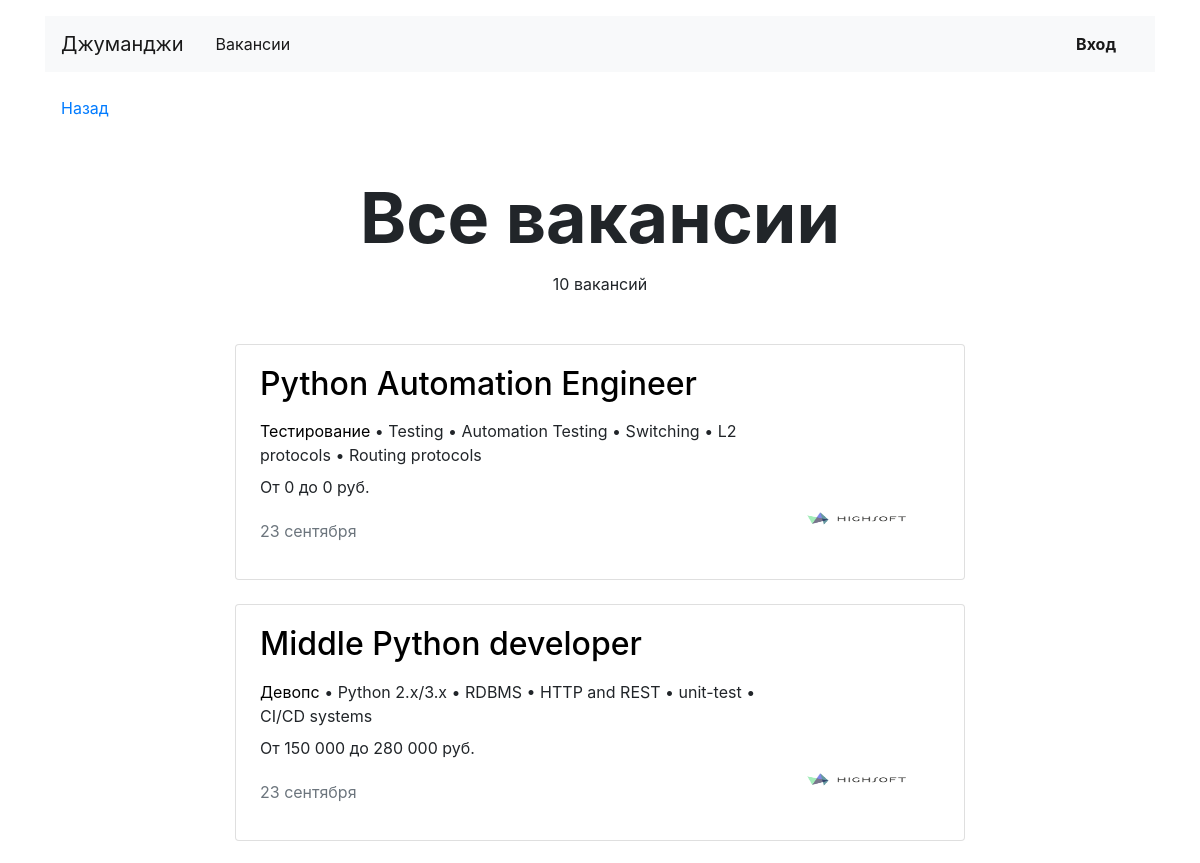
Page /vacancies/ (upper part) on the earlier database version.
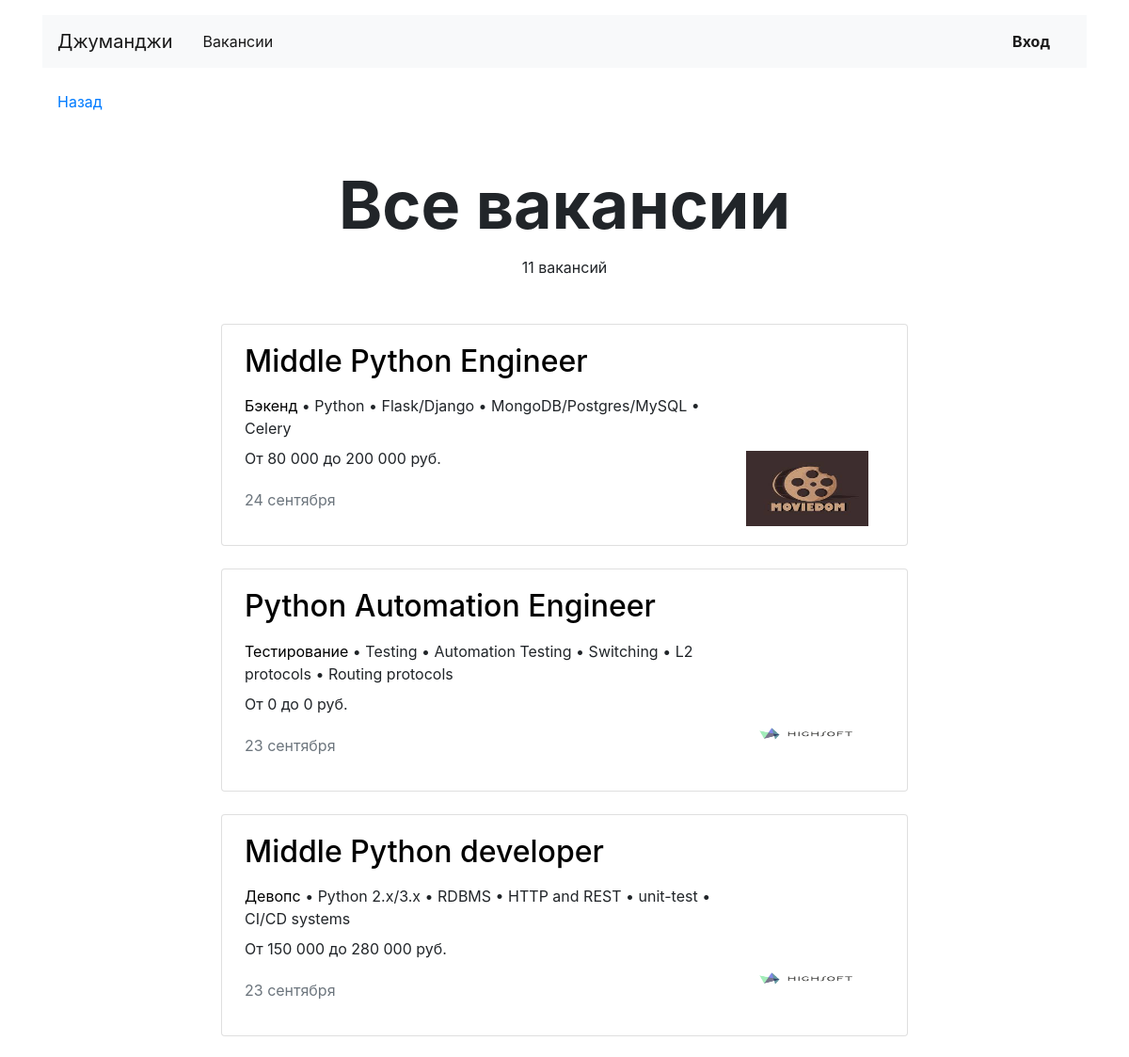
Same page on the later database version.
### catalog/models.py (models this page shows)
class Vacancy(models.Model):
    title = models.CharField(max_length=255, verbose_name='Название вакансии')
    specialty = models.ForeignKey(
        'Specialty',
        related_name='vacancies',
        on_delete=models.CASCADE,
        verbose_name='Специализация',
    )
    company = models.ForeignKey(
        'Company',
        related_name='vacancies',
        on_delete=models.CASCADE,
        verbose_name='Компания',
    )
    skills = models.TextField(verbose_name='Навыки')
    description = models.TextField(verbose_name='Текст')
    salary_min = models.PositiveIntegerField(verbose_name='Зарплата от')
    salary_max = models.PositiveIntegerField(verbose_name='Зарплата до')
    published_at = models.DateTimeField(verbose_name='Опубликовано')
    class Meta:
        verbose_name = 'вакансию'
        verbose_name_plural = 'вакансии'
        ordering = ('-published_at',)
    def __str__(self):
        return self.title

class Specialty(models.Model):
    code = models.SlugField(unique=True, verbose_name='Код')
    title = models.CharField(unique=True, max_length=255, verbose_name='Название')
    picture = models.ImageField(upload_to=settings.MEDIA_SPECIALITY_IMAGE_DIR, verbose_name='Картинка')
    class Meta:
        verbose_name = 'специализацию'
        verbose_name_plural = 'специализации'
    def __str__(self):
        return self.title

class Company(models.Model):
    name = models.CharField(unique=True, max_length=255, verbose_name='Название')
    location = models.CharField(max_length=255, verbose_name='Город')
    logo = models.ImageField(upload_to=settings.MEDIA_COMPANY_IMAGE_DIR, verbose_name='Логотипчик')
    description = models.TextField(verbose_name='Информация о компании')
    employee_count = models.PositiveIntegerField(verbose_name='Количество сотрудников')
    owner = models.OneToOneField(User, on_delete=models.CASCADE, verbose_name='Владелец')
    class Meta:
        verbose_name = 'компанию'
        verbose_name_plural = 'компании'
    def __str__(self):
        return self.name

### catalog/job_seeker_views.py (the view)
# urls.py: path('vacancies/', job_seeker_views.VacancyList.as_view(), name='vacancies_list'),
class VacancyList(ListView):
    queryset = Vacancy.objects.select_related('company', 'specialty')
    context_object_name = 'vacancies'
    template_name = 'catalog/job_seeker/vacancies_list.html'
    extra_context = {'vacancies_category': 'Все вакансии'}

### catalog/templatetags/catalog_filters.py (called while the page is built)
@register.filter
def ending(number, word):
    none_value = {'вакансия': 'Нет вакансий', 'человек': ''}
    if not number:
        return none_value[word]
    vacancies = {
        '1': 'вакансия',
        '2': 'вакансии', '3': 'вакансии', '4': 'вакансии',
        '5': 'вакансий', '6': 'вакансий', '7': 'вакансий',
        '8': 'вакансий', '9': 'вакансий', '0': 'вакансий',
    }
    people = {
        '1': 'человек',
        '2': 'человека', '3': 'человека', '4': 'человека',
        '5': 'человек', '6': 'человек', '7': 'человек',
        '8': 'человек', '9': 'человек', '0': 'человек',
    }
    number = str(number)
    ending = vacancies if word == 'вакансия' else people
    if number not in ('11', '12', '13', '14'):
        return f"{number} {ending[number[-1]]}"
    return f"{number} вакансий" if word == 'вакансия' else f"{number} человек"

@register.filter
def bullet(string):
    return ' • '.join(re.findall(r'([\w\-\/\.\+\s]+)[,;\s]*', string))

### catalog/templates/catalog/job_seeker/vacancies_list.html (shortened to what this page needs)
{% extends 'base.html' %}
{% load catalog_filters %}
{% block content %}
  <main class="container mt-3">
    <div class="navbar"><a href="javascript:history.back()">Назад</a></div>
    <section>
      {% if not search_query and not company %}
        <h1 class="h1 text-center mx-auto pt-5" style="font-size: 70px;"><strong>{{vacancies_category}}</strong></h1>
      {% elif search_query %}
        <h1 class="h1 text-center mt-5 mb-4">Поиск вакансий</h1>
      {% endif %}
      {% if search_query %}
        {% include 'catalog/job_seeker/includes/search_form.html' %}
        <p class="text-center pt-1">
          {% if vacancies %}
            Найдено {{vacancies|length|ending:'вакансия'}}
          {% else %}
            Ничего не найдено
          {% endif %}
        </p>
      {% else %}
        <p class="text-center pt-1">{{vacancies|length|ending:'вакансия'}}</p>
      {% endif %}
      {% include 'catalog/job_seeker/includes/vacancies.html' %}
    </section>
  </main>
{% endblock %}

### catalog/templates/catalog/job_seeker/includes/vacancies.html
{% load humanize %}
{% load catalog_filters %}
<div class="row mt-5">
    <div class="col-12 col-lg-8 offset-lg-2 m-auto">
        {% for vacancy in vacancies %}
            <div class="card mb-4">
                <div class="card-body px-4">
                    <div class="row">
                        <div class="col-12 col-md-8 col-lg-9">
                            <h2 class="h2 pb-2">
                                <a href="{% url 'vacancy_detail' vacancy.id %}" style="color:black;">{{vacancy}}</a>
                            </h2>
                            <p class="mb-2">
                                <a href="{% url 'specialty_vacancies_list' vacancy.specialty.code %}" style="color:black";>{{vacancy.specialty}}</a>
                                • {{vacancy.skills|bullet}}
                            </p>
                            <p>От {{vacancy.salary_min|intcomma}} до {{vacancy.salary_max|intcomma}} руб.</p>
                            <p class="text-muted pt-1">{{vacancy.published_at|date:"j E"}}</p>
                        </div>
                        <div class="col-12 col-md-4 col-lg-3 d-flex align-items-end">
                            <a href="{% url 'company_vacancies_list' vacancy.company.id %}">
                                <img src="{{vacancy.company.logo.url}}" width="130" height="80" alt="{{vacancy.company}}">
                            </a>
                        </div>
                    </div>
                </div>
            </div>
        {% endfor %}
    </div>
</div>

Differences in the rows shown:
added Vacancy: title "Middle Python Engineer", specialty "Бэкенд", skills|bullet "Python • Flask/Django • MongoDB/Postgres/MySQL • Celery", salary_min "80 000", salary_max "200 000", published_at "24 сентября", company.logo (picture)
Other differences:
{{ vacancies|length|ending:'вакансия' }}: "10 вакансий" → "11 вакансий"
